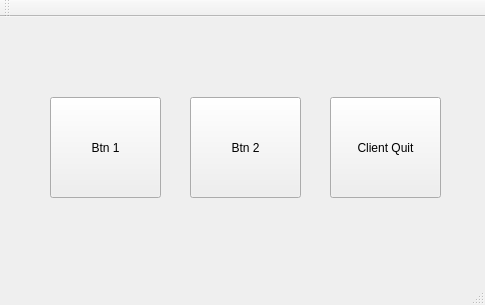
<?xml version="1.0" encoding="UTF-8"?>
<ui version="4.0">
 <class>MainWindow</class>
 <widget class="QMainWindow" name="MainWindow">
  <property name="geometry">
   <rect>
    <x>0</x>
    <y>0</y>
    <width>485</width>
    <height>305</height>
   </rect>
  </property>
  <property name="windowTitle">
   <string>MainWindow</string>
  </property>
  <widget class="QWidget" name="centralWidget">
   <widget class="QPushButton" name="btn1">
    <property name="geometry">
     <rect>
      <x>50</x>
      <y>80</y>
      <width>111</width>
      <height>101</height>
     </rect>
    </property>
    <property name="text">
     <string>Btn 1</string>
    </property>
   </widget>
   <widget class="QPushButton" name="btn2">
    <property name="geometry">
     <rect>
      <x>190</x>
      <y>80</y>
      <width>111</width>
      <height>101</height>
     </rect>
    </property>
    <property name="text">
     <string>Btn 2</string>
    </property>
   </widget>
   <widget class="QPushButton" name="btnQuit">
    <property name="geometry">
     <rect>
      <x>330</x>
      <y>80</y>
      <width>111</width>
      <height>101</height>
     </rect>
    </property>
    <property name="text">
     <string>Client Quit</string>
    </property>
   </widget>
  </widget>
  <widget class="QMenuBar" name="menuBar">
   <property name="geometry">
    <rect>
     <x>0</x>
     <y>0</y>
     <width>485</width>
     <height>22</height>
    </rect>
   </property>
  </widget>
  <widget class="QToolBar" name="mainToolBar">
   <attribute name="toolBarArea">
    <enum>TopToolBarArea</enum>
   </attribute>
   <attribute name="toolBarBreak">
    <bool>false</bool>
   </attribute>
  </widget>
  <widget class="QStatusBar" name="statusBar"/>
 </widget>
 <layoutdefault spacing="6" margin="11"/>
 <resources/>
 <connections/>
</ui>
